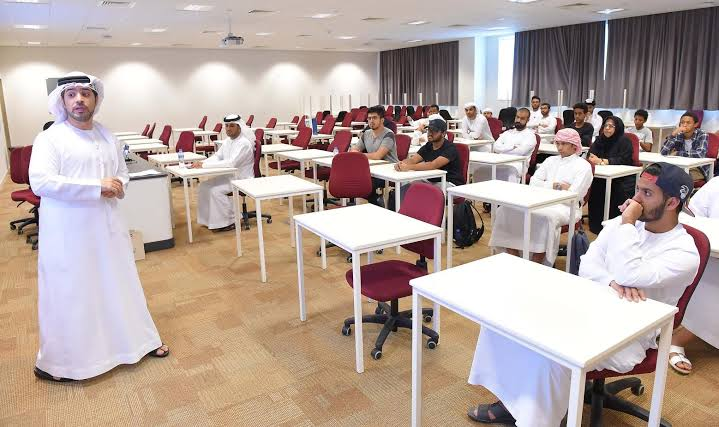
#> input picture images.jpg, 719 x 427 px
$ python -i metrics.py   (imports and definitions only)   (older library calls are emulated)
#> lines starting #> are read from the running program, lines starting #| are printed output that depends on the picture
"""
Camera-health image measurements. Pure functions over one grey sample.

Every measurement runs on the production sample: the decoded frame the
inference loop already holds, reduced once to 320x180 grey (to_sample). No
second stream, no GPU, a few milliseconds at 1 Hz per camera.

Calibrated 2026-09-22 against the Dubai acceptance fixtures (real CAM-R25
lights-on/off, lens covers, people walking, normal footage) and the synthetic
cases in the camera-health tests:

  structured_share  cells with std >= CELL_STD_MIN (2.0 grey levels). Night and
                    dim views keep 0.74-0.92 of their cells; covered lenses
                    fall to 0.00-0.07; textured covers stay >= 0.76.
  sharpness         var(Laplacian) / var(image): lighting-normalised, so a
                    dimmer view is not a blurrier one (ratio 1.01 at 28% gain)
                    while a real defocus collapses it (<= 0.08 of baseline).
  signature         zero-mean, unit-norm 16x9 thumbnail. Global gain cancels;
                    a moved, covered or re-lit view does not.
  edge_map          strongest 5% of gradients above a noise floor - the
                    structure a lighting change preserves and a cover replaces.
"""

import cv2
import numpy as np

SAMPLE_WIDTH = 320
SAMPLE_HEIGHT = 180

CELL_COLS = 16
CELL_ROWS = 9
CELL_STD_MIN = 2.0

SIGNATURE_SIZE = (16, 9)

EDGE_TOP_PERCENT = 5.0
EDGE_NOISE_FLOOR = 4.0
EDGE_BLUR_SIGMA = 1.2


# [39 lines left out: functions to_sample, ensure_sample, cell_contrast, not called in this run]


def structured_share(gray):
    """Fraction of the frame that carries usable structure (0..1)."""
    return float((cell_contrast(gray) >= CELL_STD_MIN).mean())


# [7 lines left out: function sharpness, not called in this run]


def brightness(gray):
    return float(gray.mean())


# [15 lines left out: functions signature, distance, not called in this run]


def edge_map(gray):
    """Boolean map of the strongest structure in the view."""
    img = cv2.GaussianBlur(gray, (0, 0), EDGE_BLUR_SIGMA).astype(np.float32)
    gx = cv2.Sobel(img, cv2.CV_32F, 1, 0, ksize=3)
    gy = cv2.Sobel(img, cv2.CV_32F, 0, 1, ksize=3)
    magnitude = np.hypot(gx, gy)
    threshold = max(float(np.percentile(magnitude, 100.0 - EDGE_TOP_PERCENT)), EDGE_NOISE_FLOOR)
    return magnitude >= threshold


# [17 lines left out: function structural_overlap, not called in this run]

>>> import cv2
>>> picture = cv2.imread('../images.jpg', cv2.IMREAD_GRAYSCALE)
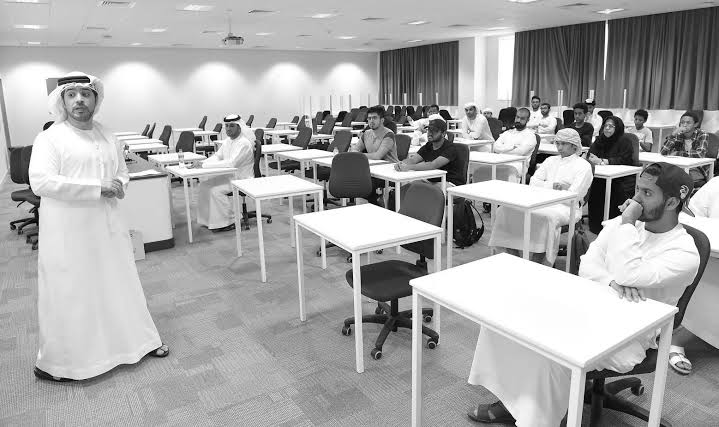
#> picture: shape (427, 719); min 0, max 255, mean 167.5
>>> result = edge_map(picture)
#> in edge_map, `img = cv2.GaussianBlur(gray, (0, 0), EDGE_BLUR_SIGMA).astype(np.float32)`:
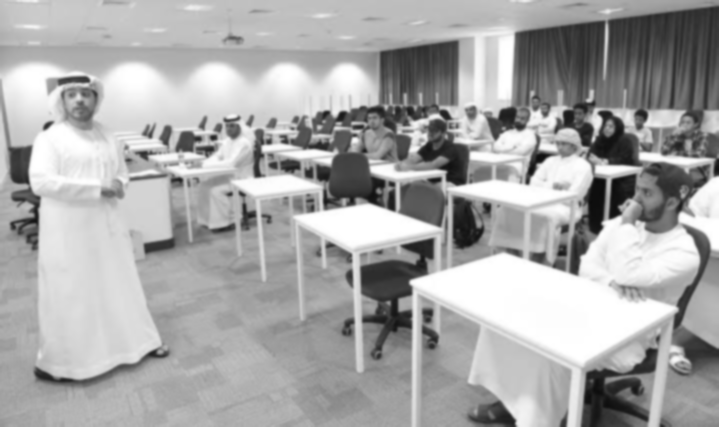
#> img: shape (427, 719) float32; min 11, max 255, mean 167.5
#> in edge_map, `gx = cv2.Sobel(img, cv2.CV_32F, 1, 0, ksize=3)`:
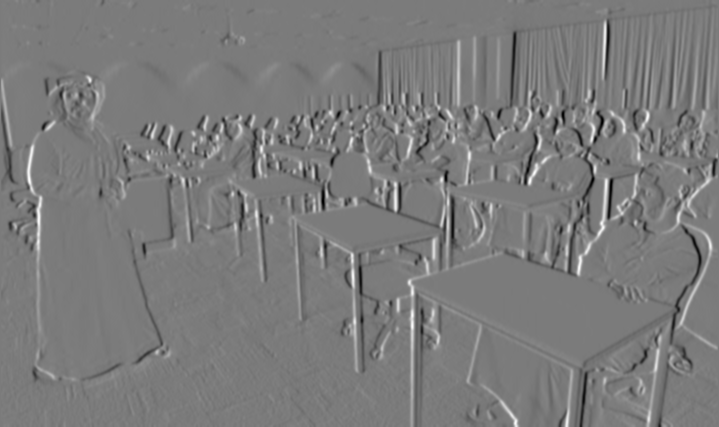
#> gx: shape (427, 719) float32; min -468, max 498, mean -0.4; drawn with min black and max white
#> in edge_map, `gy = cv2.Sobel(img, cv2.CV_32F, 0, 1, ksize=3)`:
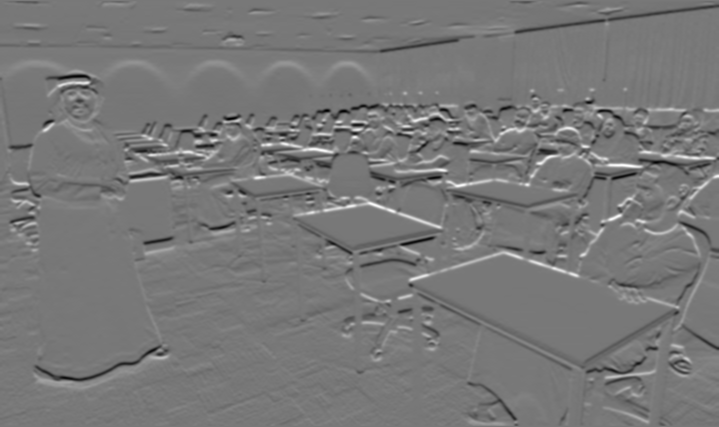
#> gy: shape (427, 719) float32; min -482, max 539, mean -0.6; drawn with min black and max white
#> in edge_map, `magnitude = np.hypot(gx, gy)`:
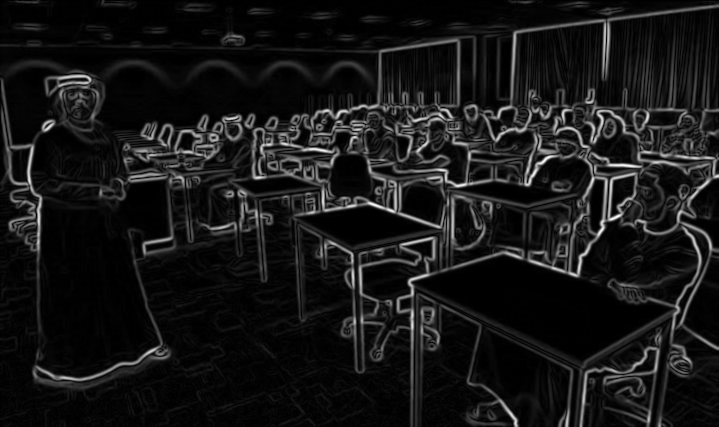
#> magnitude: shape (427, 719) float32; min 0, max 552.8, mean 49.8; drawn with min black and max white
#> in edge_map, `threshold = max(float(np.percentile(magnitude, 100.0 - EDGE_TOP_PERCEN..`: threshold = 219.5
#> in edge_map, `return magnitude >= threshold`:
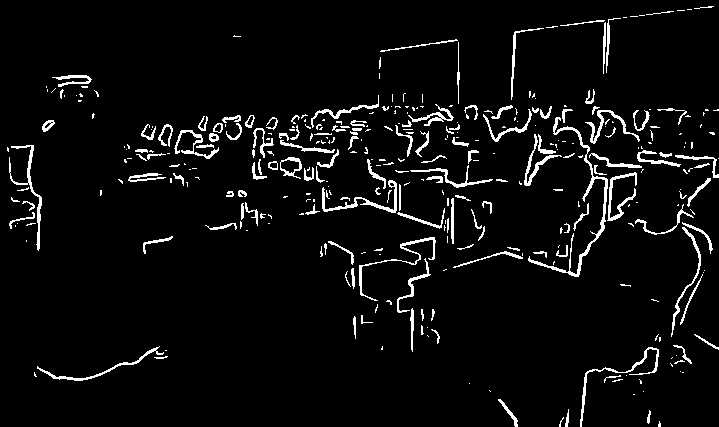
#> returned value: shape (427, 719) bool; 5% white in thin lines or dots

$ run again, on part-chall_b.jpg
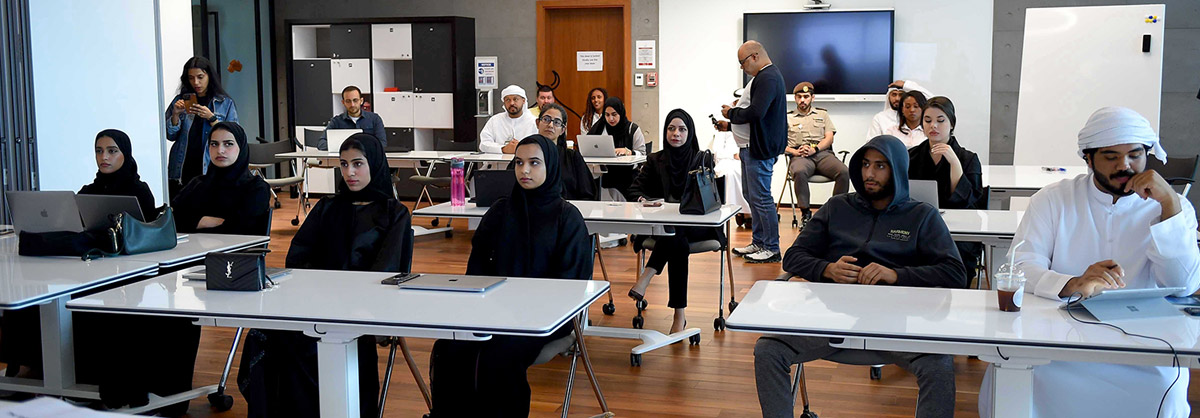
#> input picture part-chall_b.jpg, 1200 x 418 px
#> in edge_map, `magnitude = np.hypot(gx, gy)`:
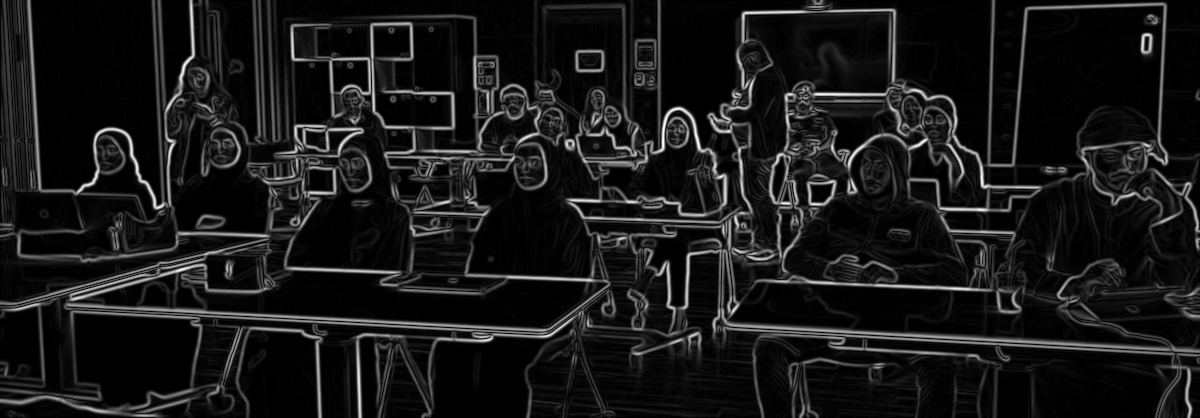
#> magnitude: shape (418, 1200) float32; min 0, max 568, mean 54.5; drawn with min black and max white
#> threshold = 257.4
#> in edge_map, `return magnitude >= threshold`:
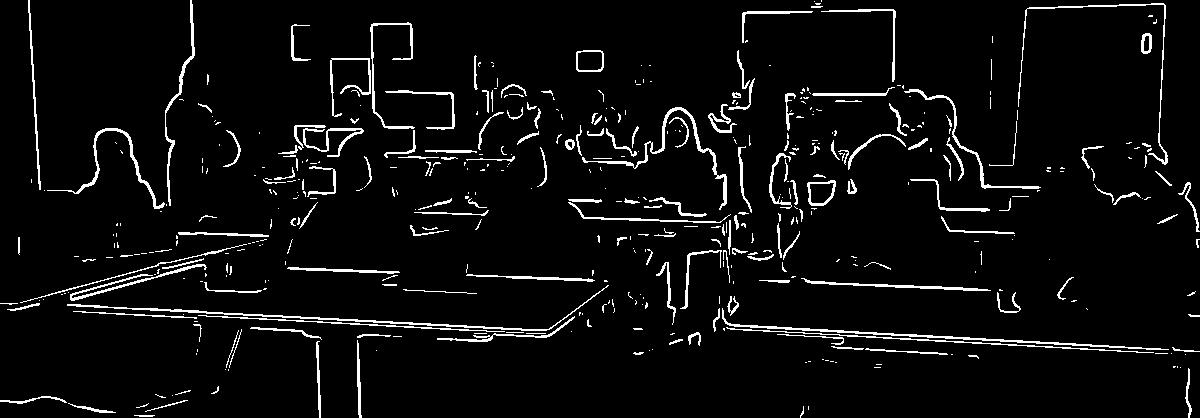
#> returned value: shape (418, 1200) bool; 5% white in thin lines or dots
